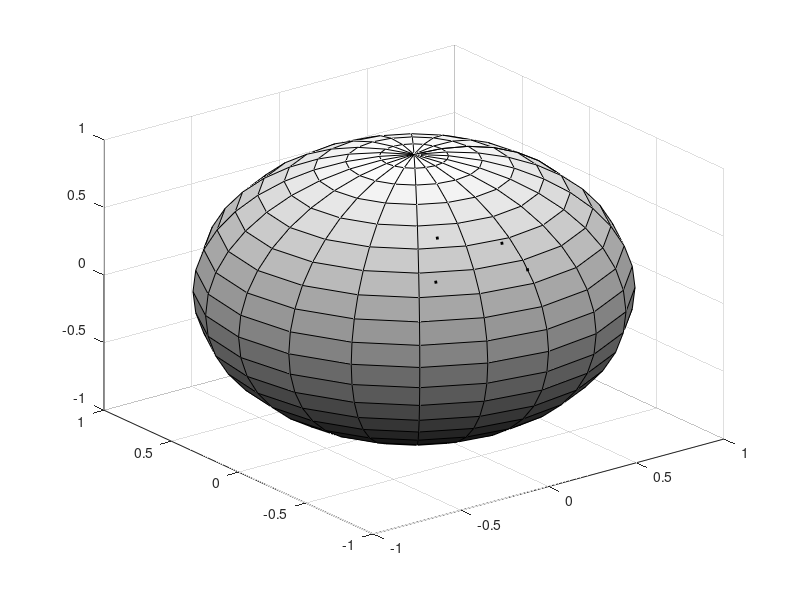

Write the MATLAB code that produced this figure. (Note: this script raises an error after producing the figure.)
%% Figure 1a
% This figure illustrates an example which can be characterized using a
% rigid rotation.
%% Data points on the sphere
load GoodForRotation.mat
sphere;colormap(gray);hold on
scatter3(X(1,:),X(2,:),X(3,:),150,'fill',...
    'red','MarkerEdgeColor','black','linewidth',2)
scatter3(Y(1,:),Y(2,:),Y(3,:),150,'s','fill',...
    'yellow','MarkerEdgeColor','black','linewidth',2)
view(mean([X,Y],2));
set(gca,'FontSize',20,'LineWidth',2,'XTick',[0]);axis equal